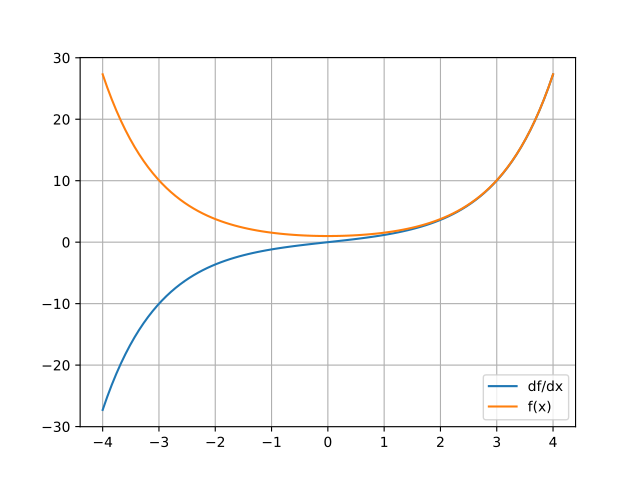

This figure's Python source:
import mygrad as mg
import matplotlib.pyplot as plt
x = mg.linspace(-4, 4, 100)
y = mg.cosh(x)
y.backward()
plt.plot(x, x.grad, label="df/dx")
plt.plot(x, y, label="f(x)")
plt.legend()
plt.grid()
plt.show()
